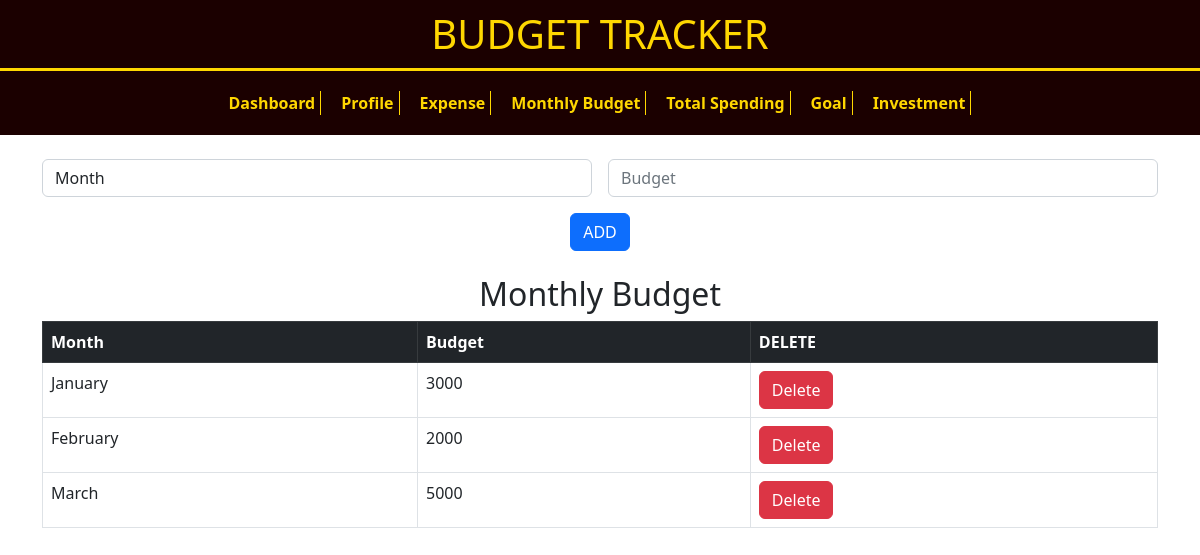
Screenshot of /monthly_budget.php (signed in) with the database file from the repository.
### tables this page shows
CREATE TABLE `monthly_budget` (
  `budget_id` int(11) NOT NULL,
  `account_id` int(11) NOT NULL,
  `month` varchar(50) NOT NULL,
  `budget` double NOT NULL
);

### monthly_budget.php (the view, shortened to what this page needs)
<!DOCTYPE html>
<?php
include('includes/config.php');
?>
<html lang="en">
<head>
    <link href="https://cdn.jsdelivr.net/npm/bootstrap@5.2.0-beta1/dist/css/bootstrap.min.css" rel="stylesheet">
</head>
<body>
<?php
include 'includes/header.php';
?>
<div class="container mt-4">
    <form action="includes/monthly_budget.add.php" method="post">
        <div class="row g-3">
            <div class="col-sm-6">
                <select name="month" class="form-control" required>
                    <option value="">Month</option>
                </select>
            </div>
            <div class="col-sm-6">
                <input type="text" name="budget" class="form-control" placeholder="Budget" required>
            </div>
        </div>
        <div class="mt-3">
            <button type="submit" class="btn btn-primary">ADD</button>
        </div>
    </form>
</div>
<div class="container mt-4">
    <h2 class="text-center"> Monthly Budget</h2>
    <table class="table table-bordered">
        <thead class="table-dark">
            <tr>
                <th>Month</th>
                <th>Budget</th>
                <th>DELETE</th>
            </tr>
        </thead>
        <tbody>
        <?php
            $username = isset($_SESSION['username']) ? $_SESSION['username'] : null;
            if ($username) {
                $query = "SELECT i.budget_id,i.account_id,i.month, i.budget
                        FROM monthly_budget AS i
                        INNER JOIN account AS a ON i.account_id = a.account_id
                        WHERE a.username = ?";
                $statement = mysqli_prepare($conn, $query);
                mysqli_stmt_bind_param($statement, "s", $username);
                mysqli_stmt_execute($statement);
                $result = mysqli_stmt_get_result($statement);
                if ($result && mysqli_num_rows($result) > 0) {
                    while ($row = mysqli_fetch_assoc($result)) {
                        $month_name = date("F", mktime(0, 0, 0, $row['month'], 10));
                        echo '
                            <tr>
                                <td>' . $month_name . '</td>
                                <td>' . $row['budget'] . '</td>
                                <td>
                                <form action="includes/monthly_budget.delete.php" method="post">
                                <input type="hidden" name="budget_id" value="' . $row['budget_id'] . '">
                                <button type="submit" class="btn btn-danger">Delete</button>
                                </form>
                                </td>
                            </tr>';
                    }
                } else {
                    echo "<tr><td colspan='6'>No details found.</td></tr>";
                }
            } else {
                echo "<tr><td colspan='6'>Username not found in session.</td></tr>";
            }
            ?>
        </tbody>
    </table>
</div>
</body>
</html>

### monthly_budget.php (style rules this page uses)
.mt-3 { text-align:center; }

### rows the page displays
monthly_budget: month "January", budget "3000"
monthly_budget: month "February", budget "2000"
monthly_budget: month "March", budget "5000"
